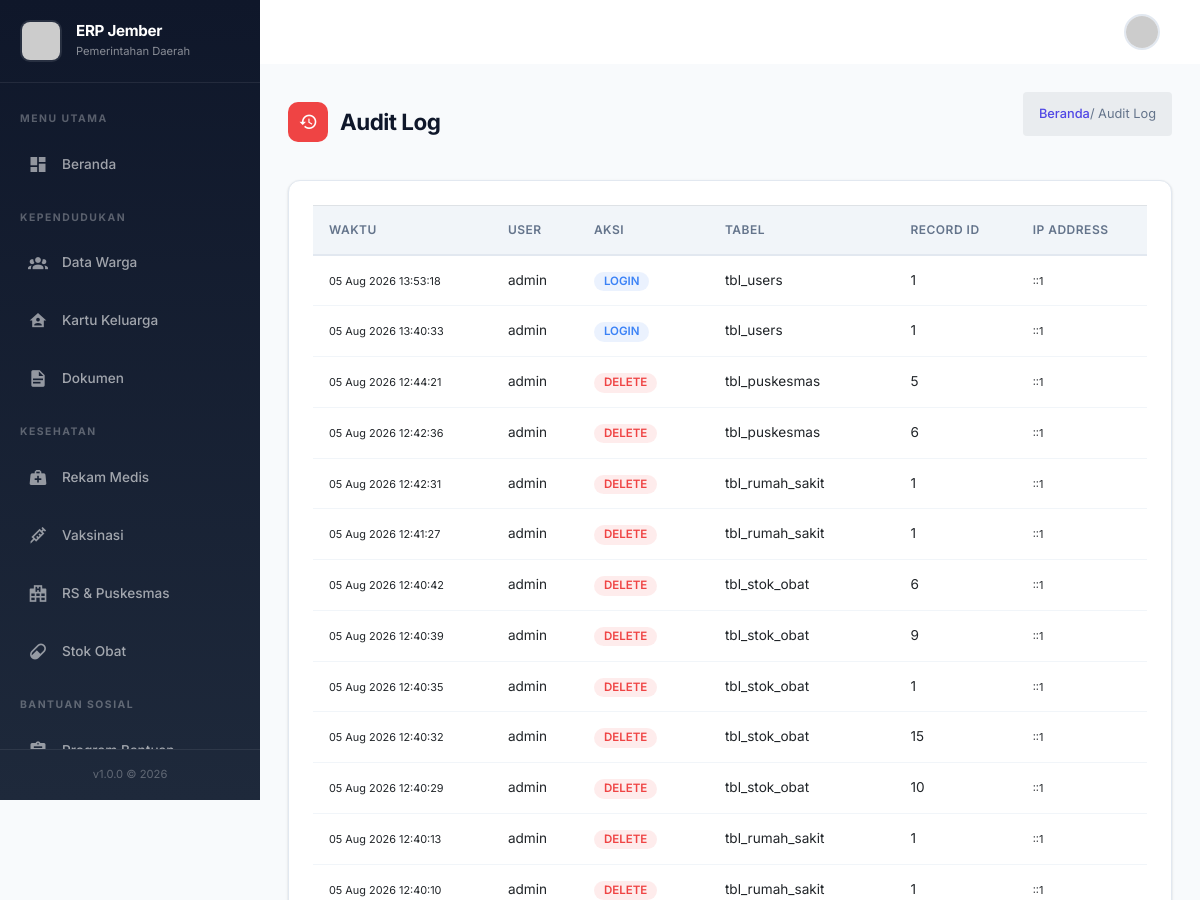
Before: /modul/admin/audit_log.php (signed in, upper part) with the older database file.
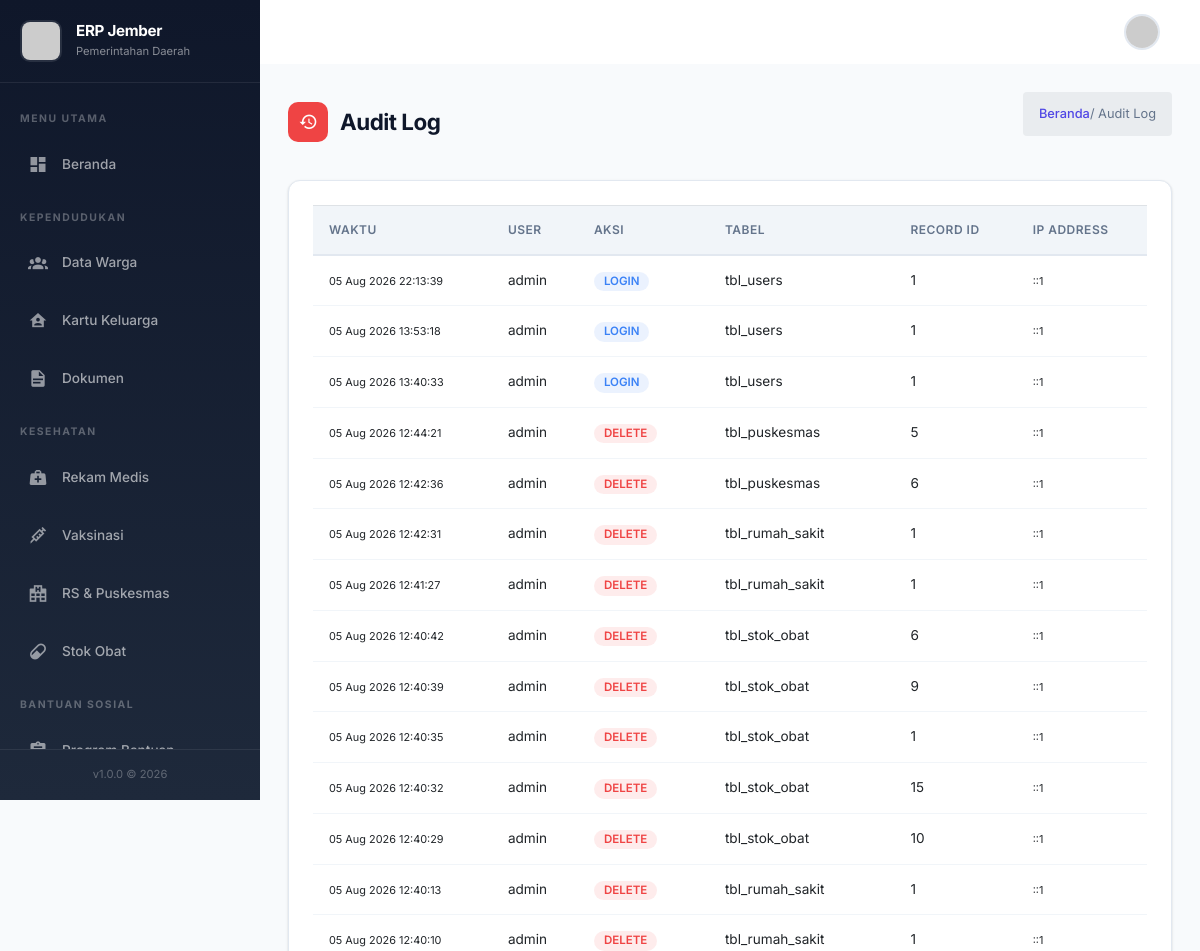
After: the same page with the newer database file.
### tables this page shows
CREATE TABLE `tbl_audit_log` (
  `id` int(11) NOT NULL,
  `user_id` int(11) DEFAULT NULL,
  `aksi` varchar(50) NOT NULL,
  `tabel` varchar(50) NOT NULL,
  `record_id` int(11) DEFAULT NULL,
  `data_lama` longtext DEFAULT NULL,
  `data_baru` longtext DEFAULT NULL,
  `ip_address` varchar(45) DEFAULT NULL,
  `timestamp` timestamp NOT NULL DEFAULT current_timestamp()
);

CREATE TABLE `tbl_users` (
  `id` int(11) NOT NULL,
  `username` varchar(50) NOT NULL,
  `password_hash` varchar(255) NOT NULL,
  `nama_lengkap` varchar(100) NOT NULL,
  `email` varchar(100) DEFAULT NULL,
  `no_hp` varchar(20) DEFAULT NULL,
  `role_id` int(11) DEFAULT 3,
  `foto` varchar(255) DEFAULT 'default.jpg',
  `status` tinyint(4) DEFAULT 1,
  `last_login` datetime DEFAULT NULL,
  `created_at` timestamp NOT NULL DEFAULT current_timestamp(),
  `updated_at` timestamp NOT NULL DEFAULT current_timestamp() ON UPDATE current_timestamp()
);

### includes/functions.php (called while the page is built, shortened)
<?php
function sanitize($data) {
    return htmlspecialchars(trim($data), ENT_QUOTES, 'UTF-8');
}
function formatDate($date, $format = 'd-m-Y') {
    return date($format, strtotime($date));
}

### modul/admin/audit_log.php (the view, shortened to what this page needs)
<?php
require_once '../../includes/auth.php';
$logList = $dbh->prepare("
    SELECT al.*, u.username
    FROM tbl_audit_log al
    LEFT JOIN tbl_users u ON u.id = al.user_id
    ORDER BY al.timestamp DESC
    LIMIT 100
");
$logList->execute();
$logs = $logList->fetchAll();
?>
<!DOCTYPE html>
<html lang="id">
<?php include '../../includes/head.php'; ?>
<body>
    <?php include '../../includes/header.php'; ?>
    <?php include '../../includes/sidebar.php'; ?>
    <div class="app-main">
        <div class="page-header">
            <h3>
                <span class="icon bg-danger"><i class="mdi mdi-history"></i></span>
                Audit Log
            </h3>
            <div class="breadcrumb"><a href="../dashboard/index.php">Beranda</a> / Audit Log</div>
        </div>
        <div class="card">
            <div class="card-body">
                <div class="table-responsive">
                    <table class="table table-sm">
                        <thead>
                            <tr><th>Waktu</th><th>User</th><th>Aksi</th><th>Tabel</th><th>Record ID</th><th>IP Address</th></tr>
                        </thead>
                        <tbody>
                            <?php foreach ($logs as $row): ?>
                            <tr>
                                <td><small><?= formatDate($row->timestamp, 'd M Y H:i:s') ?></small></td>
                                <td><?= sanitize($row->username ?? '-') ?></td>
                                <td><span class="badge badge-<?= $row->aksi === 'DELETE' ? 'danger' : ($row->aksi === 'INSERT' ? 'success' : 'info') ?>"><?= $row->aksi ?></span></td>
                                <td><?= sanitize($row->tabel) ?></td>
                                <td><?= $row->record_id ?? '-' ?></td>
                                <td><small><?= sanitize($row->ip_address) ?></small></td>
                            </tr>
                            <?php endforeach; ?>
                        </tbody>
                    </table>
                </div>
            </div>
        </div>
    </div>
</body>
</html>

Changed rows visible on the page:
added tbl_audit_log: timestamp "05 Aug 2026 22:13:39", user.username "admin", aksi "LOGIN", tabel "tbl_users", record "1", ip_address "::1"
